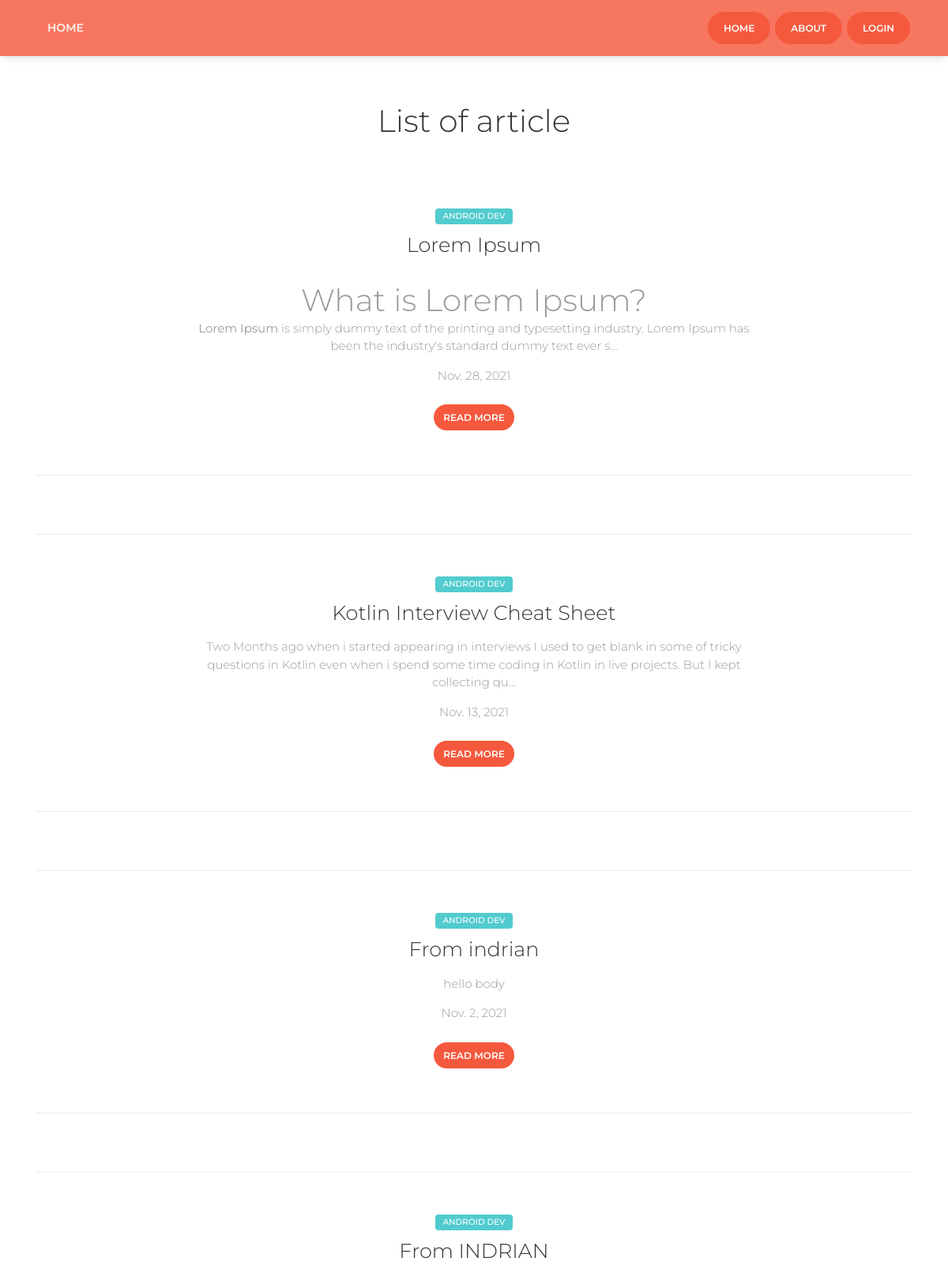
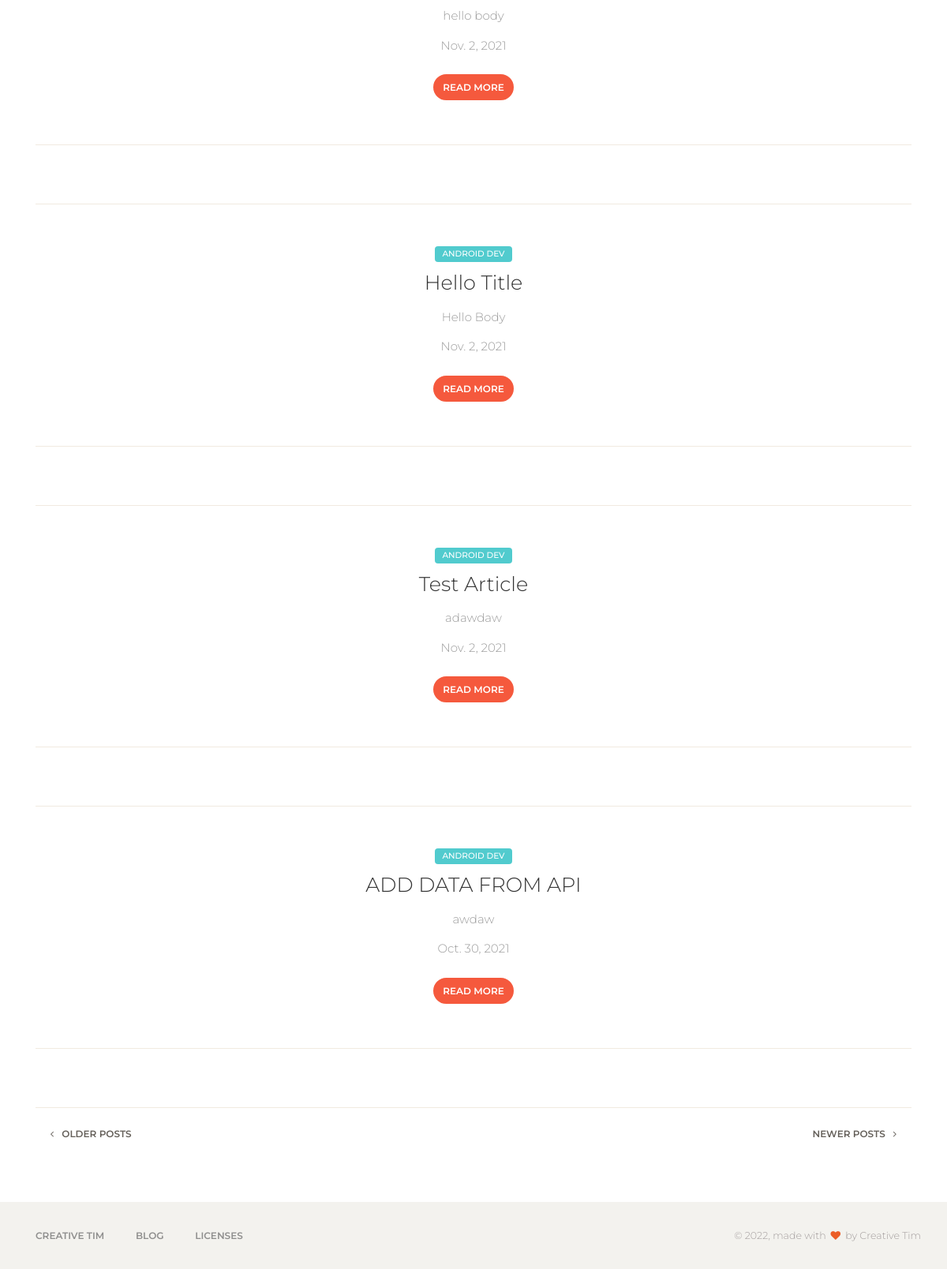
The page / on the database its author committed (2 pictures, top to bottom).
### blog/models.py (models this page shows, shortened)
class Article(models.Model):
    user = models.ForeignKey(User, on_delete=models.CASCADE, blank=True, null=True)
    title = models.CharField(max_length=100)
    body = RichTextUploadingField(
        blank = True,
        null = True,
        config_name = 'special'
    )
    category = models.ForeignKey(Category, on_delete=models.CASCADE)
    date = models.DateField(auto_now_add=True)
    class Meta:
        ordering = ['-id']

class Category(models.Model):
    name = models.CharField(max_length=20)
    def __str__(self):
        return self.name

### mysite/views.py (the view)
# urls.py: path('', views.index, name='index'),
def index(request):
    articles = Article.objects.all()
    context = {
        'title': 'Home',
        'articles': articles
    }
    return render(request, 'front/index.html', context)

### templates/front/index.html (shortened to what this page needs)
{% extends 'front/base.html' %}
{% load static %}
{% block content %}
<div class="wrapper">
    <div class="main">
      <div class="section section-white">
        <div class="container">
          <div class="row">
            <div class="col-md-6 ml-auto mr-auto text-center title">
              <h2>List of article</h2>
            </div>
          </div>
          {% for article in articles %}
          <div class="article">
            <div class="row">
              <div class="col-md-8 ml-auto mr-auto">
                <div class="card card-blog card-plain text-center">
                  <div class="card-body">
                    <div class="card-category">
                      <span class="badge badge-primary main-tag">{{article.category}}</span>
                    </div>
                    <a href="javascrip: void(0);">
                      <h3 class="card-title">{{article.title}}</h3>
                    </a>
                    <div class="card-description">
                      <p>{{article.body|safe|truncatechars:200}}</p>
                    </div>
                    <div class="card-description">
                      <p>{{article.date}}</p>
                    </div>
                  </div>
                  <a class="btn btn-danger btn-round btn-sm" href="{% url 'detail_article' article.id %}">Read more</a>
                </div>
              </div>
            </div>
          </div>
          <hr><br /><br />
          <hr />
          {% endfor %}
          <div class="row">
            <div class="col-md-12">
              <div class="pull-left">
                <button class="btn btn-link btn-default btn-move-left btn-sm"> <i class="fa fa-angle-left"></i> Older Posts</button>
              </div>
              <div class="pull-right">
                <button class="btn btn-link btn-default btn-move-right btn-sm">Newer Posts <i class="fa fa-angle-right"></i></button>
              </div>
            </div>
          </div>
        </div>
      </div>
    </div>
  </div>
  {% endblock content %}

### static/front/demo/demo.css (style rules this page uses)
.main { background-color: #fff; }

### rows shown on the page
Article: category "ANDROID DEV", title "Lorem Ipsum", body "What is Lorem Ipsum? Lorem Ipsum is simply dummy text of the printing and typesetting industry. Lorem Ipsum has been the industry's standard dummy text ever s…", date "Nov. 28, 2021"
Article: category "ANDROID DEV", title "Kotlin Interview Cheat Sheet", body "Two Months ago when i started appearing in interviews I used to get blank in some of tricky questions in Kotlin even when i spend some time coding in Kotlin in live projects. But I kept collecting qu…", date "Nov. 13, 2021"
Article: category "ANDROID DEV", title "From indrian", body "hello body", date "Nov. 2, 2021"
Article: category "ANDROID DEV", title "From INDRIAN", body "hello body", date "Nov. 2, 2021"
Article: category "ANDROID DEV", title "Hello Title", body "Hello Body", date "Nov. 2, 2021"
Article: category "ANDROID DEV", title "Test Article", body "adawdaw", date "Nov. 2, 2021"
Article: category "ANDROID DEV", title "ADD DATA FROM API", body "awdaw", date "Oct. 30, 2021"

### other values the page prints
{{ title }} "HOME"
